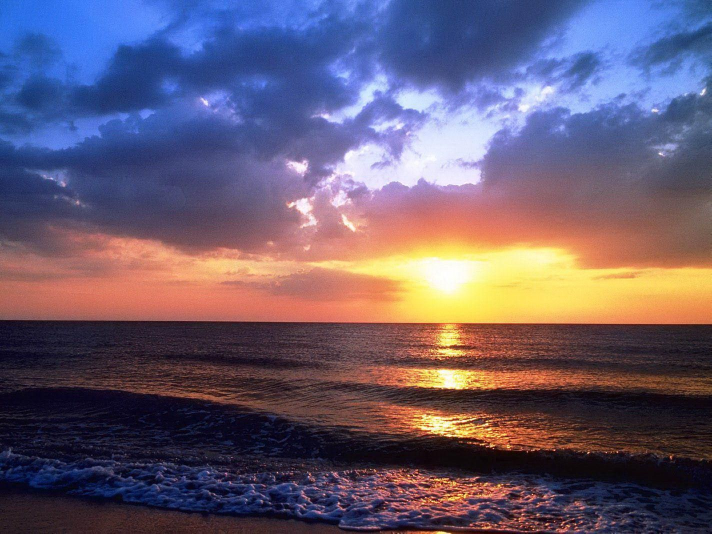
#> input picture data/sunset.jpg, 1423 x 1067 px (shown at 1/2 size)
$ python test.py
#> lines starting #> are read from the running program, lines starting #| are printed output that depends on the picture
import cv2 as cv
import numpy as np


tree_path = './data/sunset.jpg'
sunset_path = './data/sunny.jpg'
tree_img = cv.imread(tree_path)
#> tree_img is the input picture: shape (1067, 1423, 3); mean B, G, R 111.7, 91.2, 104.4
sunset_img = cv.imread(sunset_path)
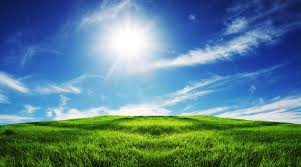
#> input picture data/sunny.jpg, 301 x 167 px
#> sunset_img is the input picture: shape (167, 301, 3); mean B, G, R 141, 131.2, 90.7

tree_np = np.array(cv.resize(tree_img, (256, 256)))
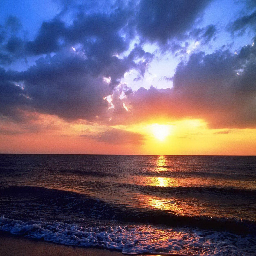
#> tree_np: shape (256, 256, 3); mean B, G, R 111.5, 91, 104.2
sunset_np = np.array(cv.resize(sunset_img, np.shape(tree_np)[:2]))
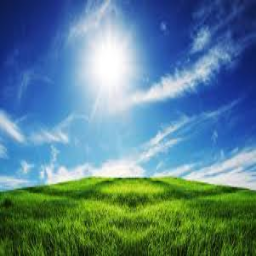
#> sunset_np: shape (256, 256, 3); mean B, G, R 140.9, 131.1, 90.6
print(np.shape(sunset_np))
#| (256, 256, 3)
mean_sunset = np.mean(sunset_np, axis=(0,1))
#> mean_sunset = [140.9, 131.1, 90.57]
mean_tree = np.mean(tree_np, axis=(0,1))
#> mean_tree = [111.5, 91.02, 104.2]

std_sunset = np.std(sunset_np, axis=(0,1))
#> std_sunset = [82.67, 58.43, 61.28]
std_tree = np.std(tree_np, axis=(0,1))
#> std_tree = [67.61, 59.56, 74.97]

adain = std_sunset * (tree_np - mean_tree) / std_tree + mean_sunset
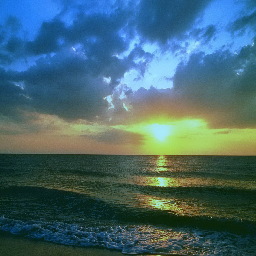
#> adain: shape (256, 256, 3) float64; mean B, G, R 140.9, 131.1, 90.6; drawn with min black and max white
# adain = np.where(adain > 255, 255, adain)
# adain = np.where(adain < 0 , 0, adain)
adain = adain/255

tree_np = tree_np / 255
concat = np.concatenate((tree_np, sunset_np/255, adain), axis=1)
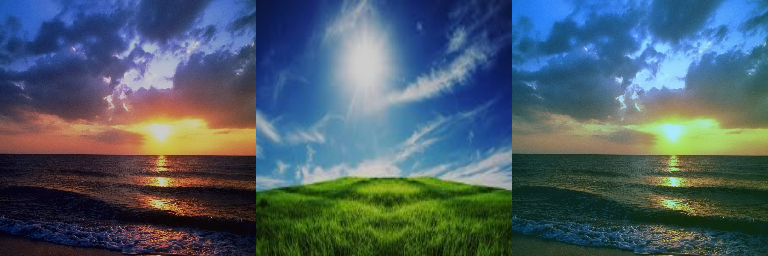
#> concat: shape (256, 768, 3) float64; mean B, G, R 0.514, 0.462, 0.373; drawn with min black and max white

cv.imshow('test', concat)
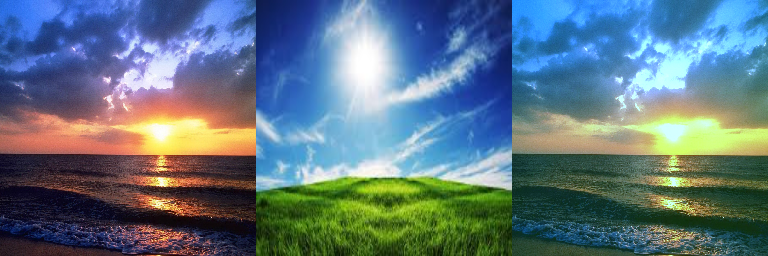
#> window 'test': shape (256, 768, 3); mean B, G, R 129.2, 117.3, 95
cv.waitKey(3000)


# [4 lines of commented-out code are left out]
